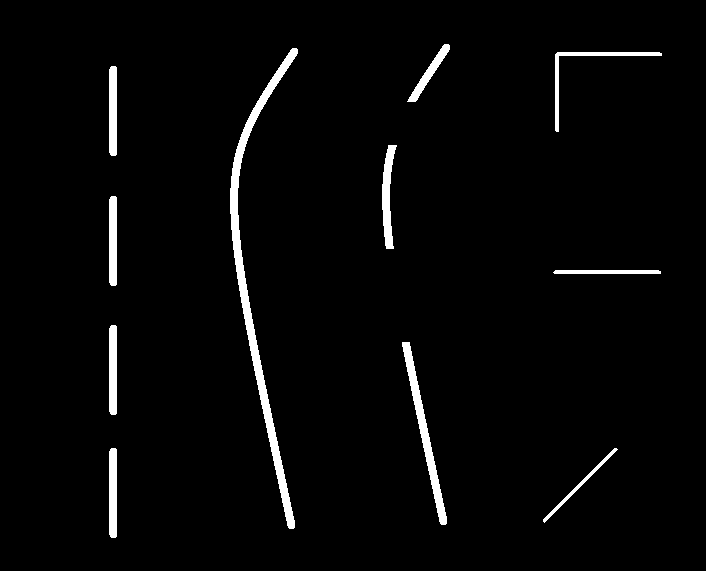
#> input picture lanes.png, 706 x 571 px
$ python -i helpers.py   (imports and definitions only)
#> lines starting #> are read from the running program, lines starting #| are printed output that depends on the picture; after the words box and inside, x2 and y2 are one past the last pixel; in counts of white or black regions, pixels touching at a corner belong together
import cv2
import numpy as np

'''
helpers.py - general CV helper functions
'''

# [5 lines left out: function transform, not called in this run]

def thin(img):
    size = np.size(img)
    skel = np.zeros(img.shape,np.uint8)

    ret,img = cv2.threshold(img,127,255,0)
    element = cv2.getStructuringElement(cv2.MORPH_CROSS,(3,3))
    done = False

    while( not done):
        eroded = cv2.erode(img,element)
        temp = cv2.dilate(eroded,element)
        temp = cv2.subtract(img,temp)
        skel = cv2.bitwise_or(skel,temp)
        img = eroded.copy()

        zeros = size - cv2.countNonZero(img)
        if zeros==size:
            done = True
    return skel

# [139 lines left out: functions balance, auto_canny, find_lane, not called in this run]

>>> import cv2
>>> picture = cv2.imread('../lanes.png')
#> picture is the input picture: shape (571, 706, 3); 2.8% white; 11 white regions, largest, box (x1, y1, x2, y2) and area: (230, 48, 298, 529) 3999, (402, 342, 447, 525) 1489, (382, 145, 397, 249) 838
>>> result = thin(picture)
#> in thin, `size = np.size(img)`: size = 1209378
#> the loop in thin, `while( not done):` made 1 pass
#> pass 1, in thin, `eroded = cv2.erode(img,element)`:
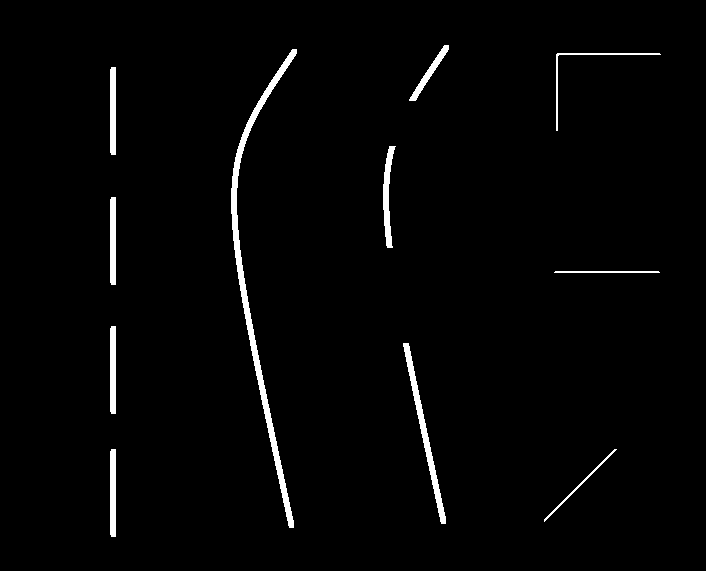
#> eroded: shape (571, 706, 3); 2% white; 11 white regions, largest, box (x1, y1, x2, y2) and area: (231, 49, 297, 528) 3031, (403, 343, 446, 524) 1114, (383, 146, 396, 248) 617
#> pass 1, in thin, `temp = cv2.subtract(img,temp)`:
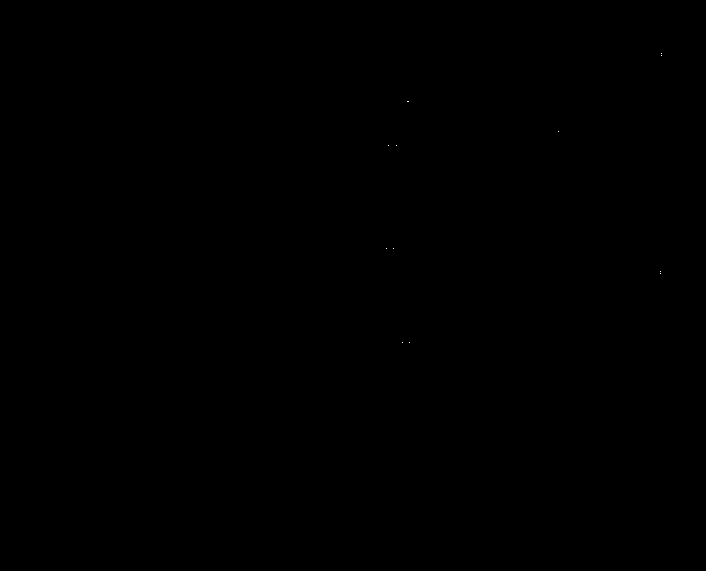
#> temp: shape (571, 706, 3); 0% white in thin lines or dots, all inside (x1, y1, x2, y2) = (386, 53, 662, 343)
#> (the run stopped early here; a loop or call above may not have finished)
